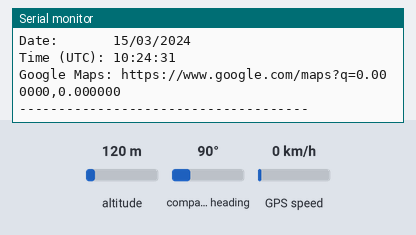
Bench run of a sketch on a simulated Arduino Mega 2560, built for the host (arithmetic inside an expression is 32-bit, double 64-bit). On the bench: the last lines printed to the serial monitor. The test bench sets the inputs (shaded band); at power-on: altitude 120 m, compass heading 90°, GPS speed 0 km/h. The GPS gets a fix after 3 s at 37.7749, -122.4194 with 8 satellites.

Above: at 1.2 s.
1.3 s: altitude set to 20 m
At 3.0 s:
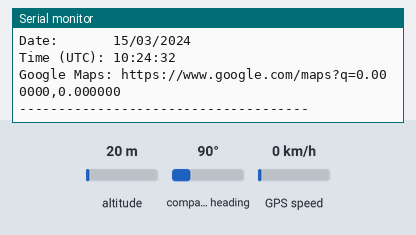
4.6 s: compass heading set to 7°
At 5.9 s:
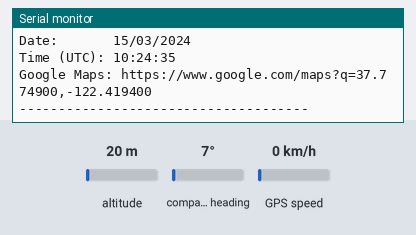
6.1 s: GPS speed set to 2 km/h
At 7.3 s:
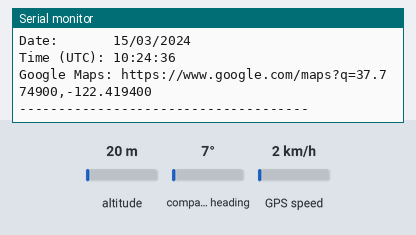
Timing chart, 0 to 9.1 s (numbered marks = the images above; inputs shaded):
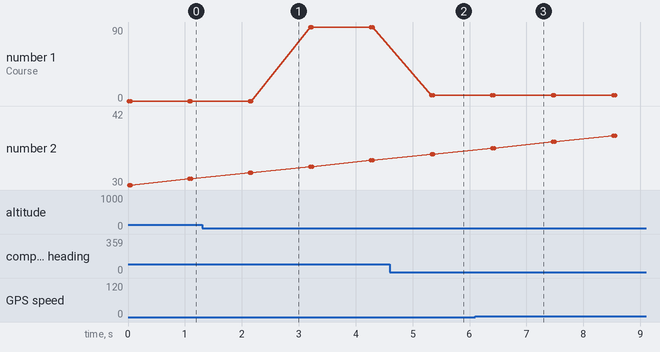

The sketch:

test_neo6m.ino
```cpp
#include <TinyGPSPlus.h>


TinyGPSPlus gps;
#define gpsSerial Serial2


void setup() {
  Serial.begin(115200);
  gpsSerial.begin(9600, SERIAL_8N1, 16, 17);
  Serial.println("Waiting for GPS fix and satellites...");
}

void loop() {

  while (gpsSerial.available() > 0)
    if (gps.encode(gpsSerial.read()))
      displayLocationInfo();

  if (millis() > 5000 && gps.charsProcessed() < 10) {
    Serial.println(F("No GPS detected: check wiring."));
    while (true)
      ;
  }


  delay(1000);
}

void displayLocationInfo() {
  Serial.println(F("-------------------------------------"));
  Serial.println("\n Location Info:");

  Serial.print("Latitude:  ");
  Serial.print(gps.location.lat(), 6);
  Serial.print(" ");
  Serial.println(gps.location.rawLat().negative ? "S" : "N");

  Serial.print("Longitude: ");
  Serial.print(gps.location.lng(), 6);
  Serial.print(" ");
  Serial.println(gps.location.rawLng().negative ? "W" : "E");

  Serial.print("Fix Quality: ");
  Serial.println(gps.location.isValid() ? "Valid" : "Invalid");

  Serial.print("Satellites: ");
  Serial.println(gps.satellites.value());

  Serial.print("Altitude:   ");
  Serial.print(gps.altitude.meters());
  Serial.println(" m");

  Serial.print("Speed:      ");
  Serial.print(gps.speed.kmph());
  Serial.println(" km/h");

  Serial.print("Course:     ");
  Serial.print(gps.course.deg());
  Serial.println("°");

  Serial.print("Date:       ");
  if (gps.date.isValid()) {
    Serial.printf("%02d/%02d/%04d\n", gps.date.day(), gps.date.month(), gps.date.year());
  } else {
    Serial.println("Invalid");
  }

  Serial.print("Time (UTC): ");
  if (gps.time.isValid()) {
    Serial.printf("%02d:%02d:%02d\n", gps.time.hour(), gps.time.minute(), gps.time.second());
  } else {
    Serial.println("Invalid");
  }
  Serial.print("Google Maps: https://www.google.com/maps?q=");
  Serial.print(gps.location.lat(), 6);
  Serial.print(",");
  Serial.println(gps.location.lng(), 6);
  Serial.println(F("-------------------------------------"));
}
```

Measured:
- after the input at 4.6 s, the serial monitor: prints a new line after 0.73 s (image 2)
- after the input at 6.1 s, the serial monitor: prints a new line after 0.29 s (image 3)
- plotted number 1: 90 → 7 after the input at 4.6 s
